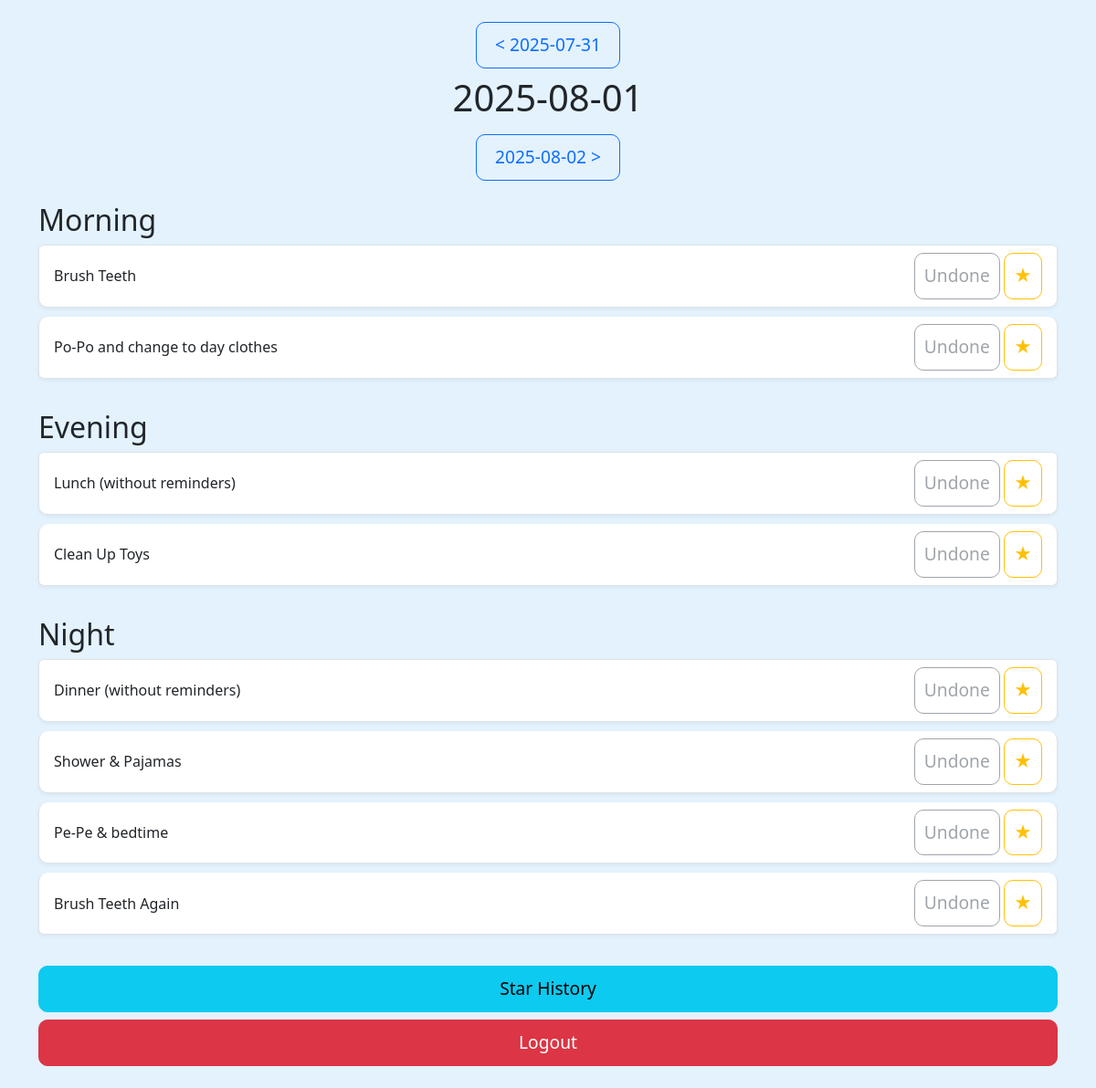
The page /home?date=2025-08-01 (signed in) on the database its author committed.
### tables this page shows
CREATE TABLE task_templates (
                id INTEGER PRIMARY KEY AUTOINCREMENT,
                name TEXT NOT NULL,
                category TEXT NOT NULL  -- 'morning', 'evening', 'night'
            , order_num INTEGER DEFAULT 0);

CREATE TABLE task_instances (
                id INTEGER PRIMARY KEY AUTOINCREMENT,
                task_template_id INTEGER,
                user_id INTEGER,
                date TEXT NOT NULL,  -- YYYY-MM-DD
                done INTEGER DEFAULT 0,
                starred INTEGER DEFAULT 0,
                FOREIGN KEY(task_template_id) REFERENCES task_templates(id),
                FOREIGN KEY(user_id) REFERENCES users(id)
            );

### app.py (the view, shortened to what this page needs)
@app.route('/home', methods=['GET', 'POST'])
def home():
    if 'user_id' not in session:
        logger.debug("Access to /home denied: No user_id in session")
        return redirect(url_for('landing'))
    view_user_id = session.get('view_user_id')
    if not view_user_id and session['type'] == 'parent':
        logger.debug("Redirecting to /kids: No view_user_id for parent")
        return redirect(url_for('kids'))
    today_str = datetime.now().strftime('%Y-%m-%d')
    yesterday_str = (datetime.now() - timedelta(days=1)).strftime('%Y-%m-%d')
    tomorrow_str = (datetime.now() + timedelta(days=1)).strftime('%Y-%m-%d')
    date = request.args.get('date', today_str)
    try:
        date_obj = datetime.strptime(date, '%Y-%m-%d')
    except:
        date = today_str
        date_obj = datetime.now()
    prev_date = (date_obj - timedelta(days=1)).strftime('%Y-%m-%d')
    next_date = (date_obj + timedelta(days=1)).strftime('%Y-%m-%d')
    current_display = date + ' (Today)' if date == today_str else date
    prev_display = '&lt; Yesterday' if prev_date == yesterday_str else '&lt; ' + prev_date
    next_display = 'Tomorrow &gt;' if next_date == tomorrow_str else next_date + ' &gt;'
    is_parent = session['type'] == 'parent'
    is_kid = session['type'] == 'kid'
    is_editable = True
    if is_kid:
        is_editable = date in [today_str, yesterday_str]
    with get_db() as db:
        templates = db.execute('SELECT * FROM task_templates ORDER BY category').fetchall()
        if not templates:
            logger.debug("No task templates found in database")
            return render_template('home.html', date=date, prev_date=prev_date, next_date=next_date,
                                   current_display=current_display, prev_display=prev_display, next_display=next_display,
                                   categories={}, is_parent=is_parent, is_editable=is_editable, no_data=True)
    categories = {'morning': [], 'evening': [], 'night': []}
    for t in templates:
        instance = get_or_create_task_instance(t['id'], view_user_id, date)
        categories[t['category']].append({
            'template': t,
            'instance': instance
        })
    return render_template('home.html', date=date, prev_date=prev_date, next_date=next_date,
                          current_display=current_display, prev_display=prev_display, next_display=next_display,
                           categories=categories, is_parent=is_parent, is_editable=is_editable, no_data=False)

### app.py (called while the page is built)
def get_db():
    conn = sqlite3.connect('home.db')
    conn.row_factory = sqlite3.Row
    return conn

def get_or_create_task_instance(task_id, user_id, date):
    with get_db() as db:
        instance = db.execute('SELECT * FROM task_instances WHERE task_template_id = ? AND user_id = ? AND date = ?',
                              (task_id, user_id, date)).fetchone()
        if not instance:
            db.execute('INSERT INTO task_instances (task_template_id, user_id, date) VALUES (?, ?, ?)',
                       (task_id, user_id, date))
            db.commit()
            instance = db.execute('SELECT * FROM task_instances WHERE task_template_id = ? AND user_id = ? AND date = ?',
                                  (task_id, user_id, date)).fetchone()
        return instance

### templates/home.html (shortened to what this page needs)
{% extends 'base.html' %}
{% block content %}
{% if no_data %}
<div class="alert alert-warning text-center">
    <h4>No tasks available. Please ensure users and tasks are set up in the database.</h4>
    <a href="{{ url_for('landing') }}" class="btn btn-primary mt-3">Add Users</a>
</div>
{% else %}
<div class="d-flex flex-column align-items-center mb-4">
    <a href="{{ url_for('home', date=prev_date) }}" class="btn btn-outline-primary btn-lg arrow-btn mb-2">{{ prev_display | safe }}</a>
    <h1 class="text-center">{{ current_display }}</h1>
    <a href="{{ url_for('home', date=next_date) }}" class="btn btn-outline-primary btn-lg arrow-btn mt-2">{{ next_display | safe }}</a>
</div>
{% for cat, tasks in categories.items() %}
<h2 class="mt-4">{{ cat.capitalize() }}</h2>
<ul class="list-group">
    {% for task in tasks %}
    <li class="list-group-item d-flex justify-content-between align-items-center">
        <span>{{ task.template.name }}</span>
        <div>
            <form method="POST" style="display:inline;">
                <button type="submit" class="btn btn-sm {{ 'btn-success' if task.instance.done else 'btn-outline-secondary' }}" {{ 'disabled' if not is_editable }}>
                    {{ 'Done' if task.instance.done else 'Undone' }}
                </button>
            </form>
            {% if is_parent %}
            <form method="POST" style="display:inline;">
                <input type="hidden" name="action" value="toggle_star">
                <input type="hidden" name="instance_id" value="{{ task.instance.id }}">
                <button type="submit" class="btn btn-sm {{ 'btn-warning' if task.instance.starred else 'btn-outline-warning' }}">
                    ★
                </button>
            </form>
            {% else %}
            <span class="btn btn-sm {{ 'btn-warning' if task.instance.starred else 'btn-outline-warning' }}" style="pointer-events: none;">
                ★
            </span>
            {% endif %}
        </div>
    </li>
    {% endfor %}
</ul>
{% endfor %}
<a href="{{ url_for('history') }}" class="btn btn-info btn-lg w-100 mt-4">Star History</a>
{% endif %}
<a href="{{ url_for('logout') }}" class="btn btn-danger btn-lg w-100 mt-2">Logout</a>
{% endblock %}

### static/style.css (style rules this page uses)
body.bg-light-blue { background-color: #E3F2FD; }
.btn { border-radius: 10px; font-size: 1.2rem; padding: 10px; }
.list-group-item { border-radius: 10px; margin-bottom: 10px; box-shadow: 0 2px 4px rgba(0,0,0,0.05); }
.arrow-btn { width: auto; padding: 10px 20px; }

### rows shown on the page
task_templates: template.name "Brush Teeth"
task_instances: done "Undone"
task_templates: template.name "Po-Po and change to day clothes"
task_instances: done "Undone"
task_templates: template.name "Lunch (without reminders)"
task_instances: done "Undone"
task_templates: template.name "Clean Up Toys"
task_instances: done "Undone"
task_templates: template.name "Dinner (without reminders)"
task_instances: done "Undone"
task_templates: template.name "Shower & Pajamas"
task_instances: done "Undone"
task_templates: template.name "Pe-Pe & bedtime"
task_instances: done "Undone"
task_templates: template.name "Brush Teeth Again"
task_instances: done "Undone"

### other values the page prints
{{ prev_display | safe }} "< 2025-07-31"
{{ next_display | safe }} "2025-08-02 >"
{{ cat.capitalize() }} "Morning" "Evening" "Night"
